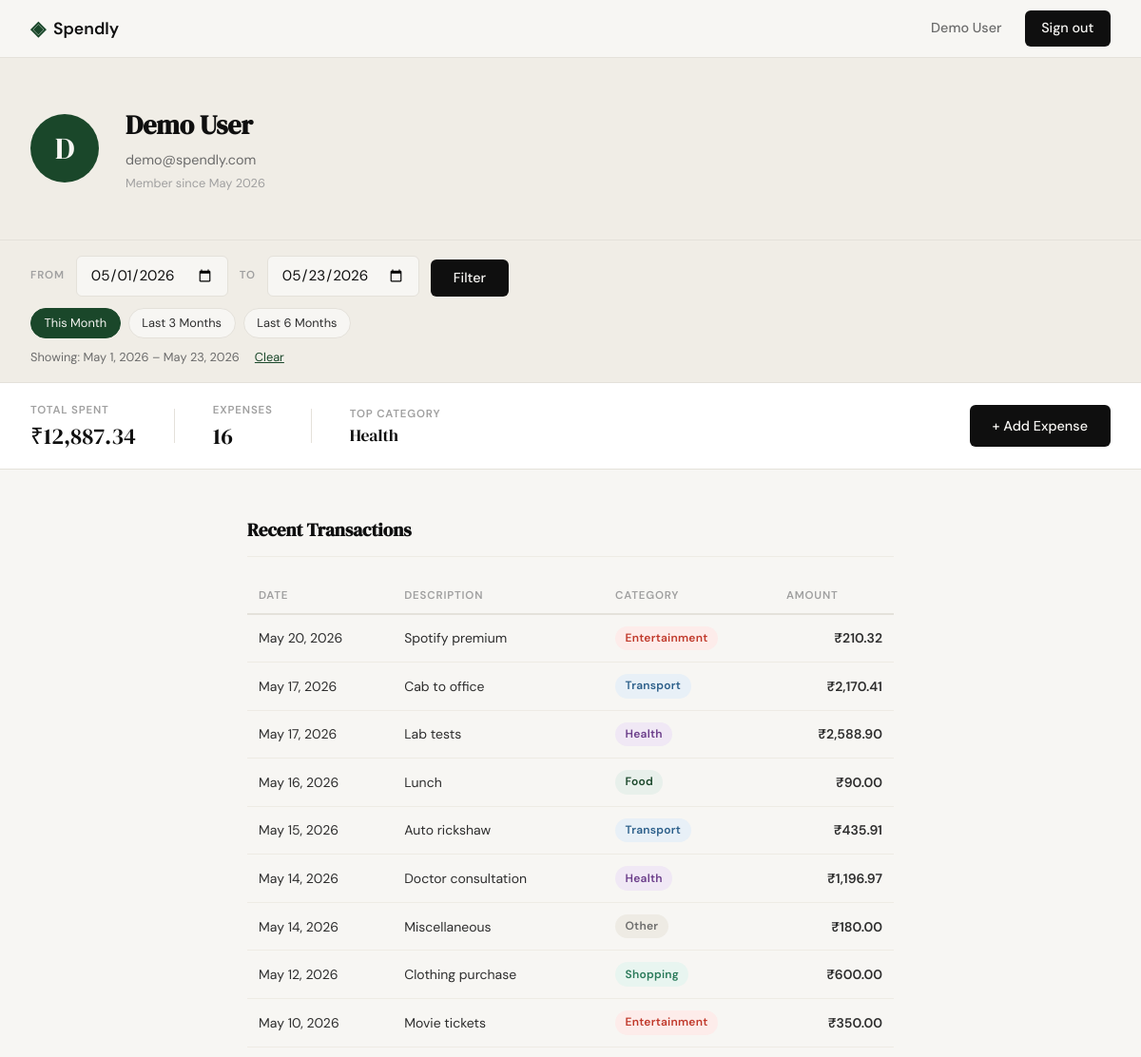
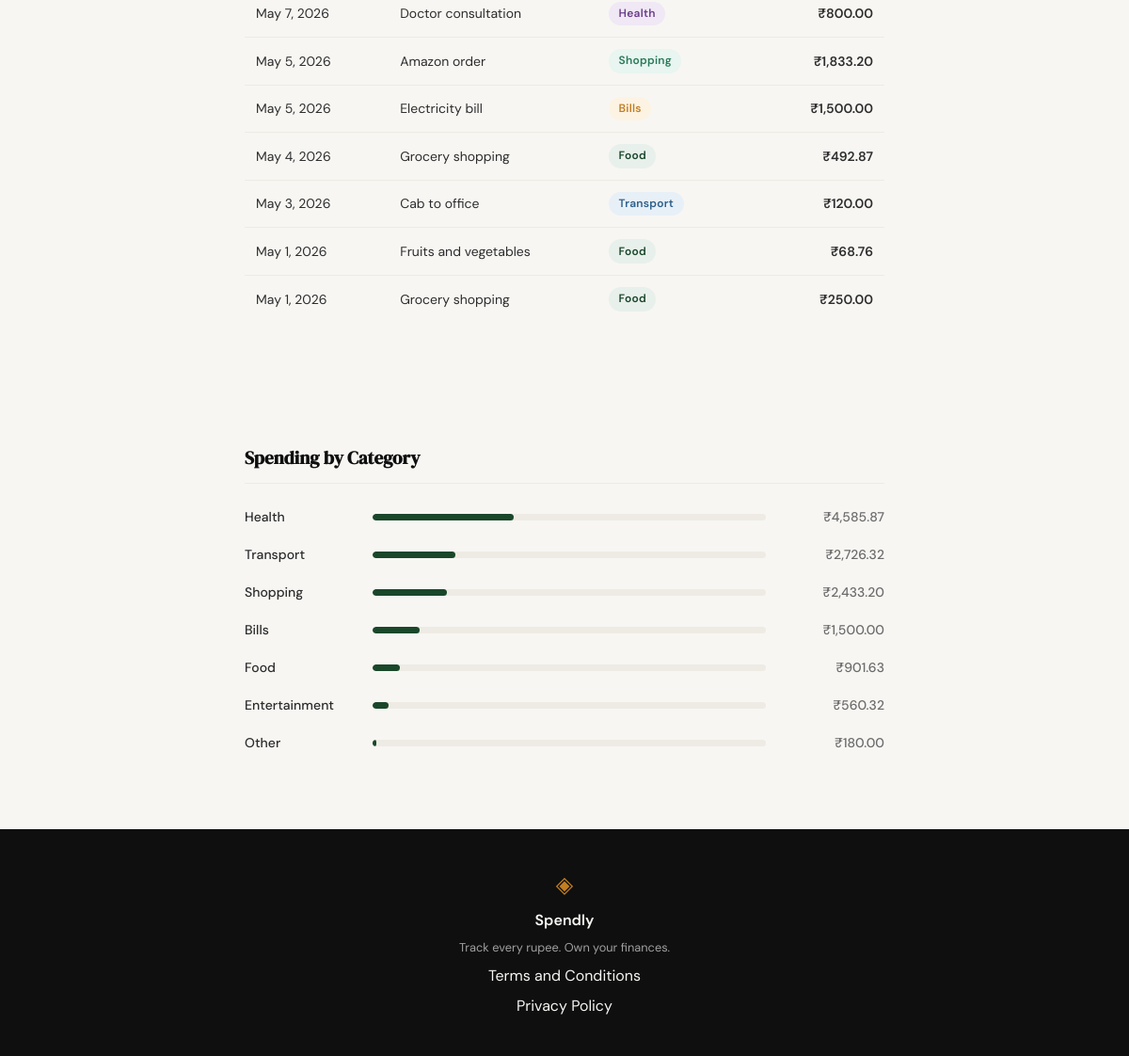
Page /profile?start=2026-05-01&end=2026-05-23 (signed in) on the committed database (2 pictures, top to bottom).
### tables this page shows
CREATE TABLE users (
            id            INTEGER PRIMARY KEY AUTOINCREMENT,
            name          TEXT    NOT NULL,
            email         TEXT    UNIQUE NOT NULL,
            password_hash TEXT    NOT NULL,
            created_at    TEXT    DEFAULT (datetime('now'))
        );

CREATE TABLE expenses (
            id          INTEGER PRIMARY KEY AUTOINCREMENT,
            user_id     INTEGER NOT NULL REFERENCES users(id),
            amount      REAL    NOT NULL,
            category    TEXT    NOT NULL,
            date        TEXT    NOT NULL,
            description TEXT,
            created_at  TEXT    DEFAULT (datetime('now'))
        );

### app.py (the view)
@app.route("/profile")
def profile():
    if not session.get("user_id"):
        return redirect(url_for("login"))
    user_id = session["user_id"]
    user    = get_user_by_id(user_id)
    start = request.args.get("start")
    end   = request.args.get("end")
    if start:
        try:
            datetime.strptime(start, "%Y-%m-%d")
        except ValueError:
            start = None
    if end:
        try:
            datetime.strptime(end, "%Y-%m-%d")
        except ValueError:
            end = None
    tx_limit = 1000 if (start or end) else 5
    filter_label = None
    if start or end:
        parts = [_fmt_date(start) if start else "beginning",
                 _fmt_date(end)   if end   else "today"]
        filter_label = f"{parts[0]} – {parts[1]}"
    today = datetime.today()
    today_str = today.strftime("%Y-%m-%d")
    presets = [
        ("This Month",    today.replace(day=1).strftime("%Y-%m-%d"), today_str),
        ("Last 3 Months", _first_of_month_n_ago(today, 3),          today_str),
        ("Last 6 Months", _first_of_month_n_ago(today, 6),          today_str),
    ]
    stats        = get_summary_stats(user_id, start_date=start, end_date=end)
    transactions = get_recent_transactions(user_id, limit=tx_limit, start_date=start, end_date=end)
    breakdown    = get_category_breakdown(user_id, start_date=start, end_date=end)
    return render_template(
        "profile.html",
        user=user,
        stats=stats,
        transactions=transactions,
        breakdown=breakdown,
        fmt_date=_fmt_date,
        start=start,
        end=end,
        filter_label=filter_label,
        presets=presets,
    )

### app.py (called while the page is built)
def _fmt_date(iso):
    try:
        d = datetime.strptime(iso, "%Y-%m-%d")
        return f"{d.strftime('%b')} {d.day}, {d.year}"
    except Exception:
        return iso

def _first_of_month_n_ago(dt, n):
    m = dt.month - n
    y = dt.year
    if m < 1:
        m += 12
        y -= 1
    return f"{y:04d}-{m:02d}-01"

### database/db.py (called while the page is built)
def get_db():
    conn = sqlite3.connect(DB_PATH)
    conn.row_factory = sqlite3.Row
    conn.execute("PRAGMA foreign_keys = ON")
    return conn

### database/queries.py (called while the page is built)
def get_user_by_id(user_id):
    conn = get_db()
    try:
        row = conn.execute(
            "SELECT name, email, created_at FROM users WHERE id = ?",
            (user_id,),
        ).fetchone()
        if row is None:
            return None
        try:
            dt = datetime.fromisoformat(row["created_at"])
            member_since = dt.strftime("%B %Y")
        except Exception:
            member_since = row["created_at"]
        return {"name": row["name"], "email": row["email"], "member_since": member_since}
    finally:
        conn.close()

def get_recent_transactions(user_id, limit=10, start_date=None, end_date=None):
    conn = get_db()
    try:
        conditions = ["user_id = ?"]
        params = [user_id]
        if start_date:
            conditions.append("date >= ?")
            params.append(start_date)
        if end_date:
            conditions.append("date <= ?")
            params.append(end_date)
        params.append(limit)
        where_clause = " AND ".join(conditions)
        rows = conn.execute(
            f"SELECT date, description, category, amount"
            f" FROM expenses WHERE {where_clause}"
            f" ORDER BY date DESC, id DESC LIMIT ?",
            tuple(params),
        ).fetchall()
        return [dict(r) for r in rows]
    finally:
        conn.close()

### templates/profile.html (shortened to what this page needs)
{% extends "base.html" %}
{% block head %}
<link rel="stylesheet" href="{{ url_for('static', filename='css/profile.css') }}">
{% endblock %}
{% block content %}
<div class="profile-page">
    <div class="profile-header">
        <div class="profile-header-inner">
            <div class="profile-avatar">{{ user["name"][0].upper() }}</div>
            <div class="profile-meta">
                <h1 class="profile-name">{{ user["name"] }}</h1>
                <p class="profile-email">{{ user["email"] }}</p>
                <p class="profile-since">Member since {{ user.member_since }}</p>
            </div>
        </div>
    </div>
    <div class="filter-bar">
        <form class="filter-form" method="GET" action="{{ url_for('profile') }}">
            <div class="filter-fields">
                <label class="filter-label-text" for="start">From</label>
                <input class="form-input filter-input" type="date" id="start" name="start"
                       value="{{ start or '' }}">
                <label class="filter-label-text" for="end">To</label>
                <input class="form-input filter-input" type="date" id="end" name="end"
                       value="{{ end or '' }}">
                <button class="btn-primary filter-btn" type="submit">Filter</button>
            </div>
            <div class="filter-presets">
                {% for label, pstart, pend in presets %}
                <a class="filter-preset{% if start == pstart and end == pend %} filter-preset--active{% endif %}"
                   href="{{ url_for('profile', start=pstart, end=pend) }}">{{ label }}</a>
                {% endfor %}
            </div>
            {% if filter_label %}
            <div class="filter-active">
                <span class="filter-active-label">Showing: {{ filter_label }}</span>
                <a class="filter-clear" href="{{ url_for('profile') }}">Clear</a>
            </div>
            {% endif %}
        </form>
    </div>
    <div class="profile-stats">
        <div class="profile-stats-inner">
            <div class="stat-card">
                <span class="stat-label">Total Spent</span>
                <span class="stat-value">₹{{ "{:,.2f}".format(stats.total_spent) }}</span>
            </div>
            <div class="stat-card">
                <span class="stat-label">Expenses</span>
                <span class="stat-value">{{ stats.transaction_count }}</span>
            </div>
            <div class="stat-card">
                <span class="stat-label">Top Category</span>
                <span class="stat-value stat-value--sm">{{ stats.top_category }}</span>
            </div>
            <div class="stat-cta">
                <a href="{{ url_for('add_expense') }}" class="btn-primary">+ Add Expense</a>
            </div>
        </div>
    </div>
    <div class="profile-body">
        <div class="profile-body-inner">
            <h2 class="section-title">Recent Transactions</h2>
            {% if transactions %}
            <div class="transactions-wrap">
                <table class="transactions-table">
                    <thead>
                        <tr>
                            <th>Date</th>
                            <th>Description</th>
                            <th>Category</th>
                            <th class="col-amount">Amount</th>
                        </tr>
                    </thead>
                    <tbody>
                        {% for e in transactions %}
                        <tr>
                            <td class="col-date">{{ fmt_date(e["date"]) }}</td>
                            <td class="col-desc">{{ e["description"] or "—" }}</td>
                            <td>
                                <span class="badge badge--{{ e['category'] | lower | replace(' ', '-') }}">
                                    {{ e["category"] }}
                                </span>
                            </td>
                            <td class="col-amount">₹{{ "{:,.2f}".format(e["amount"]) }}</td>
                        </tr>
                        {% endfor %}
                    </tbody>
                </table>
            </div>
            {% else %}
            <p class="no-expenses">No transactions yet.</p>
            {% endif %}
        </div>
    </div>
    <div class="profile-body">
        <div class="profile-body-inner">
            <h2 class="section-title">Spending by Category</h2>
            {% if breakdown %}
                <div class="category-list">
                    {% for item in breakdown %}
                    <div class="category-row">
                        <div class="category-name">{{ item.name }}</div>
                        <div class="category-bar-track">
                            <div class="category-bar-fill"
                                 style="width: {{ item.pct }}%"></div>
                        </div>
                        <div class="category-amount">₹{{ "{:,.2f}".format(item.amount) }}</div>
                    </div>
                    {% endfor %}
                </div>
            {% else %}
                <p class="no-expenses">
                    No expenses recorded yet.
                    <a href="{{ url_for('add_expense') }}">Add your first one.</a>
                </p>
            {% endif %}
        </div>
    </div>
</div>
{% endblock %}

### templates/base.html (shortened to what this page needs)
<!DOCTYPE html>
<html lang="en">
<head>
    <link rel="stylesheet" href="{{ url_for('static', filename='css/style.css') }}">
    {% block head %}{% endblock %}
</head>
<body>
    <nav class="navbar">
        <div class="nav-inner">
            <a href="{{ url_for('landing') }}" class="nav-brand">
                <span class="brand-icon">◈</span>
                <span class="brand-name">Spendly</span>
            </a>
            <div class="nav-links">
                {% if session.get("user_id") %}
                <a href="{{ url_for('profile') }}">{{ session.get("user_name", "Profile") }}</a>
                <a href="{{ url_for('logout') }}" class="nav-cta">Sign out</a>
                {% else %}
                <a href="{{ url_for('login') }}">Sign in</a>
                <a href="{{ url_for('register') }}" class="nav-cta">Get started</a>
                {% endif %}
            </div>
        </div>
    </nav>
    <main class="main-content">
        {% block content %}{% endblock %}
    </main>
    <footer class="footer">
        <div class="footer-inner">
            <span class="brand-icon">◈</span>
            <span class="footer-name">Spendly</span>
            <p class="footer-copy">Track every rupee. Own your finances.</p>
            <a href="/terms">Terms and Conditions</a>
            <a href="/privacy">Privacy Policy</a>
        </div>
    </footer>
</body>
</html>

### static/css/style.css (style rules this page uses)
:root { --ink: #0f0f0f; --ink-soft: #2d2d2d; --ink-muted: #6b6b6b; --ink-faint: #a0a0a0; --paper: #f7f6f3; --paper-warm: #f0ede6; --paper-card: #ffffff; --accent: #1a472a; --accent-light: #e8f0eb; --accent-2: #c17f24; --accent-2-light: #fdf3e3; --danger: #c0392b; --danger-light: #fdecea; --border: #e4e1da; --border-soft: #eeebe4; --font-display: 'DM Serif Display', Georgia, serif; --font-body: 'DM Sans', system-ui, sans-serif; --max-width: 1200px; --auth-width: 440px; --radius-sm: 6px; --radius-md: 12px; --radius-lg: 20px; }
*, *::before, *::after { box-sizing: border-box; margin: 0; padding: 0; }
html { font-size: 16px; scroll-behavior: smooth; }
body { background: var(--paper); color: var(--ink); font-family: var(--font-body); font-size: 1rem; line-height: 1.6; -webkit-font-smoothing: antialiased; }
a { color: inherit; text-decoration: none; }
.navbar { position: sticky; top: 0; z-index: 100; background: var(--paper); border-bottom: 1px solid var(--border); padding: 0 2rem; }
.nav-inner { max-width: var(--max-width); margin: 0 auto; height: 60px; display: flex; align-items: center; justify-content: space-between; }
.nav-brand { display: flex; align-items: center; gap: 0.5rem; font-family: var(--font-body); font-weight: 600; font-size: 1.1rem; color: var(--ink); }
.brand-icon { color: var(--accent); font-size: 1.3rem; }
.brand-name { color: var(--ink); }
.nav-links { display: flex; align-items: center; gap: 1.5rem; font-size: 0.9rem; font-weight: 500; }
.nav-links a { color: var(--ink-muted); transition: color 0.2s; }
.nav-cta { background: var(--ink) !important; color: var(--paper) !important; padding: 0.45rem 1.1rem; border-radius: var(--radius-sm); transition: background 0.2s !important; }
.main-content { min-height: calc(100vh - 60px - 100px); }
.btn-primary { display: inline-block; background: var(--ink); color: var(--paper); padding: 0.65rem 1.5rem; border-radius: var(--radius-sm); font-family: var(--font-body); font-size: 0.9rem; font-weight: 500; cursor: pointer; border: none; transition: background 0.2s; text-decoration: none; }
.form-input { width: 100%; padding: 0.6rem 0.875rem; border: 1px solid var(--border); border-radius: var(--radius-sm); font-family: var(--font-body); font-size: 0.95rem; color: var(--ink); background: var(--paper); outline: none; transition: border-color 0.2s; }
.form-input::placeholder { color: var(--ink-faint); }
.footer { background: var(--ink); color: var(--paper); padding: 2.5rem 2rem; text-align: center; }
.footer-inner { display: flex; flex-direction: column; align-items: center; gap: 0.4rem; }
.footer .brand-icon { color: var(--accent-2); font-size: 1.5rem; }
.footer-name { font-weight: 600; font-size: 1rem; }
.footer-copy { font-size: 0.8rem; color: var(--ink-faint); }

### rows in the picture
users: get "Demo User", name "D", name "Demo User", email "demo@spendly.com"
expenses: date "May 20, 2026", description "Spotify premium", category "Entertainment", amount "210.32"
expenses: date "May 17, 2026", description "Cab to office", category "Transport", amount "2,170.41"
expenses: date "May 17, 2026", description "Lab tests", category "Health", amount "2,588.90"
expenses: date "May 16, 2026", description "Lunch", category "Food", amount "90.00"
expenses: date "May 15, 2026", description "Auto rickshaw", category "Transport", amount "435.91"
expenses: date "May 14, 2026", description "Doctor consultation", category "Health", amount "1,196.97"
expenses: date "May 14, 2026", description "Miscellaneous", category "Other", amount "180.00", name "Other", {{ item.pct }} 1 (drawn)
expenses: date "May 12, 2026", description "Clothing purchase", category "Shopping", amount "600.00"
expenses: date "May 10, 2026", description "Movie tickets", category "Entertainment", amount "350.00"
expenses: date "May 7, 2026", description "Doctor consultation", category "Health", amount "800.00"
expenses: date "May 5, 2026", description "Amazon order", category "Shopping", amount "1,833.20"
expenses: date "May 5, 2026", description "Electricity bill", category "Bills", amount "1,500.00", name "Bills", {{ item.pct }} 12 (drawn)
expenses: date "May 4, 2026", description "Grocery shopping", category "Food", amount "492.87"
expenses: date "May 3, 2026", description "Cab to office", category "Transport", amount "120.00"
expenses: date "May 1, 2026", description "Fruits and vegetables", category "Food", amount "68.76"
expenses: date "May 1, 2026", description "Grocery shopping", category "Food", amount "250.00"

### other values in the picture
{{ user.member_since }} "May 2026"
{{ label }} "This Month" "Last 3 Months" "Last 6 Months"
{{ filter_label }} "May 1, 2026 – May 23, 2026"
{{ "{:,.2f}".format(stats.total_spent) }} "12,887.34"
{{ stats.transaction_count }} "16"
{{ stats.top_category }} "Health"
{{ item.name }} "Health" "Transport" "Shopping" "Food" "Entertainment"
{{ "{:,.2f}".format(item.amount) }} "4,585.87" "2,726.32" "2,433.20" "901.63" "560.32"
